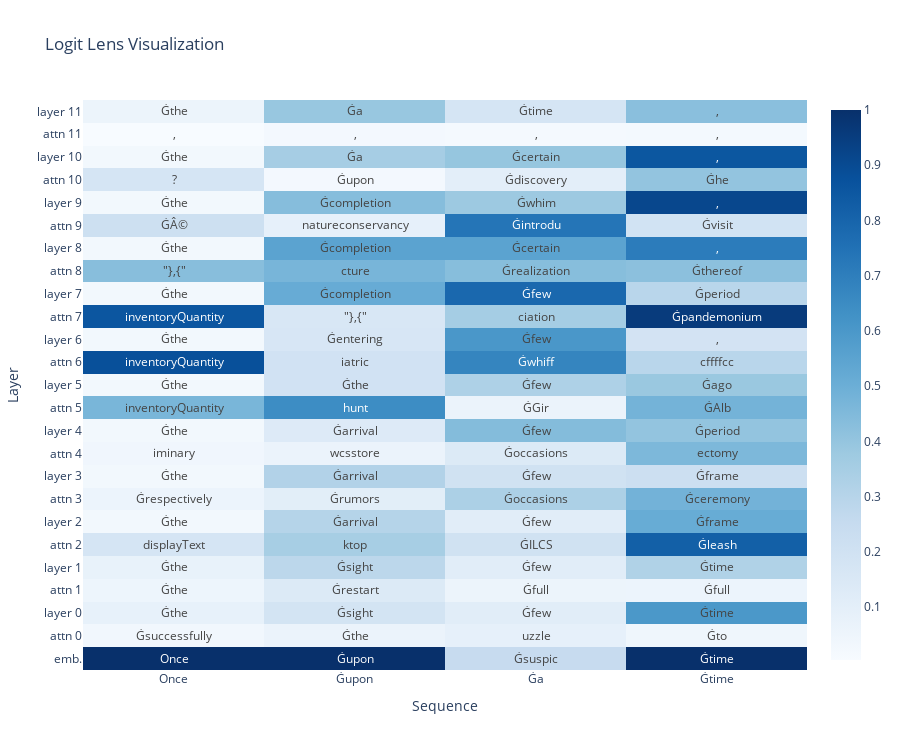

This figure's notebook cell:
### Code cell
# Sample input text
input_text = "Once upon a time"

# Tokenize the input text
inputs = tokenizer(input_text, return_tensors="pt")

# Generate text
with (
    torch.no_grad(),
    LogitLens(model, post_emb=True, post_attn=True, post_layer=True, topn=5) as ll,
):
    model(**inputs)
    ll_result = ll.get_results()

fig = visualize_layer_results(
    result=ll_result[0],
    input_ids=inputs["input_ids"][0],
    tokenizer=tokenizer,
)
fig

### Figure 1 — Plotly figure (JSON) as saved in the notebook; plotly's stock layout.template omitted (floating-point values rounded to 4 significant figures)
{"data": [{"colorscale": [[0, "rgb(247,251,255)"], [0.125, "rgb(222,235,247)"], [0.25, "rgb(198,219,239)"], [0.375, "rgb(158,202,225)"], [0.5, "rgb(107,174,214)"], [0.625, "rgb(66,146,198)"], [0.75, "rgb(33,113,181)"], [0.875, "rgb(8,81,156)"], [1, "rgb(8,48,107)"]], "hovertemplate": "<b>Input:</b> %{x}<br><b>Layer:</b> %{y}<br><br>%{hovertext}", "hovertext": [["1.00:Once<br>0.00:ccording<br>0.00:Ġchalleng<br>0.00:ĠOnce<br>0.00:Ġmathemat", "1.00:Ġupon<br>0.00:upon<br>0.00:ĠUpon<br>0.00:Upon<br>0.00:Ġchalleng", "0.25:Ġsuspic<br>0.19:Ġnodd<br>0.18:Ġmathemat<br>0.16:Ġtremend<br>0.09:Ġchalleng", "1.00:Ġtime<br>0.00:time<br>0.00:Time<br>0.00:ĠTIME<br>0.00:ĠTime"], ["0.04:Ġsuccessfully<br>0.01:Ġthe<br>0.01:Ġa<br>0.01:Ġout<br>0.01:Ġ10", "0.06:Ġthe<br>0.02:Ġa<br>0.01:Ġthis<br>0.01:Ġtrick<br>0.01:Ġto", "0.09:uzzle<br>0.06:Ġslow<br>0.05:Ġfull<br>0.03:Ġtrick<br>0.03:Ġfall", "0.04:Ġto<br>0.02:Ġtime<br>0.02:Ġof<br>0.02:Ġorder<br>0.01:Ġdev"], ["0.09:Ġthe<br>0.03:Ġyou<br>0.03:Ċ<br>0.02:Ġa<br>0.02:Ġmore", "0.19:Ġsight<br>0.12:Ġthe<br>0.07:Ġupon<br>0.03:Ġentering<br>0.03:Ġreceiving", "0.11:Ġfew<br>0.06:Ġnew<br>0.06:Ġvery<br>0.03:Ġfull<br>0.03:Ġsteady", "0.60:Ġtime<br>0.03:Ġframe<br>0.03:zone<br>0.02:ĠTime<br>0.02:frames"], ["0.05:Ġthe<br>0.02:Ġin<br>0.02:Ġa<br>0.02:,<br>0.01:Ġit", "0.14:Ġrestart<br>0.12:Ġpressed<br>0.06:Ġfull<br>0.05:Ġreapp<br>0.05:Ġlaunched", "0.06:Ġfull<br>0.06:Ġgone<br>0.05:Ġpur<br>0.05:Ġrestart<br>0.04:Ġwent", "0.06:Ġfull<br>0.05:uke<br>0.04:Ġbloom<br>0.04:Ġstart<br>0.04:Ġadvent"], ["0.08:Ġthe<br>0.05:,<br>0.03:Ġa<br>0.03:Ċ<br>0.03:Ġand", "0.29:Ġsight<br>0.12:Ġarrival<br>0.07:Ġentering<br>0.06:Ġreturn<br>0.06:Ġthe", "0.12:Ġfew<br>0.09:Ġnew<br>0.07:Ġfull<br>0.04:Ġsteady<br>0.04:Ġpiece", "0.32:Ġtime<br>0.24:Ġframe<br>0.07:frames<br>0.05:frame<br>0.02:zone"], ["0.17:displayText<br>0.04:Ġredes<br>0.03:ktop<br>0.03:ĠBras<br>0.01:nexus", "0.35:ktop<br>0.08:displayText<br>0.05:ĠShin<br>0.03:Ġconject<br>0.02:ĠBras", "0.20:ĠILCS<br>0.07:cffffcc<br>0.05:Ġoccasions<br>0.05:Ġbehalf<br>0.05:Ġpersuasion", "0.82:Ġleash<br>0.04:cale<br>0.02:Ġreservation<br>0.01:)-<br>0.01:ringe"], ["0.03:Ġthe<br>0.03:,<br>0.02:Ġand<br>0.02:Ġa<br>0.01:Ċ", "0.30:Ġarrival<br>0.22:Ġsight<br>0.12:Ġentering<br>0.10:Ġreturn<br>0.03:Ġthe", "0.11:Ġfew<br>0.10:Ġnew<br>0.10:Ġpiece<br>0.05:Ġcouple<br>0.05:Ġlot", "0.51:Ġframe<br>0.07:frames<br>0.07:zone<br>0.05:Ġinterval<br>0.04:frame"], ["0.06:Ġrespectively<br>0.04:asio<br>0.03:BuyableInstoreAndOnline<br>0.02:Ġrumors<br>0.02:ĠReincarn", "0.11:Ġrumors<br>0.06:ĠReincarn<br>0.05:Ġmer<br>0.03:Ġmerge<br>0.02:Ġantiquity", "0.33:Ġoccasions<br>0.10:Ġpeninsula<br>0.09:Ġwhim<br>0.07:Ġpassage<br>0.06:ĠPassage", "0.48:Ġceremony<br>0.06:Ġpassage<br>0.05:Ġcourse<br>0.04:assian<br>0.03:ĠFeast"], ["0.03:Ġthe<br>0.03:,<br>0.02:Ġand<br>0.02:Ġa<br>0.01:Ċ", "0.32:Ġarrival<br>0.23:Ġreturn<br>0.17:Ġentering<br>0.06:Ġcompletion<br>0.03:Ġthe", "0.20:Ġfew<br>0.12:Ġsuccessful<br>0.09:Ġlarge<br>0.06:Ġpiece<br>0.05:Ġnew", "0.22:Ġframe<br>0.15:Ġperiod<br>0.12:Ġlapse<br>0.10:Ġcapsule<br>0.09:Ġinterval"], ["0.04:iminary<br>0.04:Ġacquaintance<br>0.03:=\"#<br>0.03:etime<br>0.03:ĠNegro", "0.07:wcsstore<br>0.06:ĠAwoken<br>0.05:Ġnote<br>0.05:=\"#<br>0.05:ĠGreenberg", "0.14:Ġoccasions<br>0.10:Ġemergence<br>0.09:otide<br>0.08:iak<br>0.07:Ġhesitation", "0.46:ectomy<br>0.09:assian<br>0.04:earance<br>0.03:ĠAuthorization<br>0.03:isel"], ["0.03:Ġthe<br>0.03:,<br>0.02:Ġand<br>0.02:Ġa<br>0.01:Ċ", "0.13:Ġarrival<br>0.13:Ġthe<br>0.11:Ġentering<br>0.09:Ġreturn<br>0.07:Ġsight", "0.44:Ġfew<br>0.06:Ġlarge<br>0.06:Ġsuccessful<br>0.05:Ġcouple<br>0.05:Ġpiece", "0.40:Ġperiod<br>0.15:Ġframe<br>0.07:Ġwhen<br>0.06:Ġhorizon<br>0.04:Ġago"], ["0.47:inventoryQuantity<br>0.26:BuyableInstoreAndOnline<br>0.07:obyl<br>0.06:soType<br>0.05:racuse", "0.64:hunt<br>0.17:urnal<br>0.02:Ġfruitful<br>0.01:ĠRebell<br>0.01:acter", "0.06:ĠGir<br>0.06:Ġâĵĺ<br>0.06:ĠNEC<br>0.05:Ġgib<br>0.05:ĠNev", "0.48:ĠAlb<br>0.02:ĠGir<br>0.02:Ġocc<br>0.02:ĠHard<br>0.02:ĠHammond"], ["0.03:Ġthe<br>0.03:,<br>0.02:Ġand<br>0.01:Ġa<br>0.01:Ċ", "0.20:Ġthe<br>0.10:Ġentering<br>0.08:Ġupon<br>0.07:Ġbehold<br>0.05:Ġarrival", "0.33:Ġfew<br>0.11:Ġpiece<br>0.06:Ġsuccessful<br>0.04:Ġwhim<br>0.04:Ġcertain", "0.39:Ġago<br>0.08:Ġperiod<br>0.07:Ġframe<br>0.06:Ġwhen<br>0.04:,"], ["0.88:inventoryQuantity<br>0.02:-|<br>0.02:iatric<br>0.01:eteria<br>0.01:iferation", "0.20:iatric<br>0.13:ocene<br>0.10:inventoryQuantity<br>0.05:âĹ¼<br>0.04:adic", "0.68:Ġwhiff<br>0.07:Ġglimpse<br>0.04:Ġglance<br>0.03:*/(<br>0.03:Ġglimps", "0.29:cffffcc<br>0.07:ocious<br>0.07:Ġmillennium<br>0.07:Ġmillennia<br>0.05:urious"], ["0.03:Ġthe<br>0.03:,<br>0.02:Ġand<br>0.01:Ġa<br>0.01:Ċ", "0.17:Ġentering<br>0.13:Ġthe<br>0.05:Ġever<br>0.05:Ġsight<br>0.05:Ġbehold", "0.60:Ġfew<br>0.08:Ġcertain<br>0.04:Ġpiece<br>0.04:Ġcouple<br>0.03:Ġbrief", "0.19:,<br>0.19:Ġperiod<br>0.18:Ġframe<br>0.14:Ġago<br>0.06:Ġwhen"], ["0.85:inventoryQuantity<br>0.04:\"},{\"<br>0.03:BuyableInstoreAndOnline<br>0.03:soDeliveryDate<br>0.01:iatric", "0.16:\"},{\"<br>0.16:ogenesis<br>0.14:\"}],\"<br>0.08:imester<br>0.07:urnal", "0.35:ciation<br>0.18:Ġdawn<br>0.17:iatus<br>0.12:Ġoccasion<br>0.05:Ġrealization", "0.96:Ġpandemonium<br>0.01:Ġoccasion<br>0.00:Ġrealization<br>0.00:Ġthere<br>0.00:Ġreorgan"], ["0.03:Ġthe<br>0.03:,<br>0.02:Ġand<br>0.01:Ġa<br>0.01:Ċ", "0.51:Ġcompletion<br>0.30:Ġarrival<br>0.06:Ġentering<br>0.02:Ġawhile<br>0.02:Ġthe", "0.79:Ġfew<br>0.14:Ġcertain<br>0.03:Ġpiece<br>0.01:Ġwhim<br>0.00:Ġcouple", "0.29:Ġperiod<br>0.23:,<br>0.11:Ġthere<br>0.10:Ġframe<br>0.07:Ġwe"], ["0.43:\"},{\"<br>0.18:utenberg<br>0.03:laughs<br>0.03:Laughs<br>0.02:\",\"", "0.47:cture<br>0.07:Upon<br>0.04:anye<br>0.04:\":[<br>0.02:Ġmoment", "0.43:Ġrealization<br>0.29:pring<br>0.09:Ġexistence<br>0.04:cture<br>0.02:Ġinstance", "0.42:Ġthereof<br>0.31:Ġthereto<br>0.14:Ġupon<br>0.10:Ġoccasion<br>0.01:Ġhath"], ["0.03:Ġthe<br>0.03:,<br>0.02:Ġand<br>0.01:Ġa<br>0.01:Ċ", "0.55:Ġcompletion<br>0.27:Ġarrival<br>0.07:Ġentering<br>0.03:Ġawhile<br>0.01:Ġthe", "0.55:Ġcertain<br>0.13:Ġfew<br>0.12:Ġwhim<br>0.06:Ġtime<br>0.02:Ġglance", "0.71:,<br>0.08:Ġthere<br>0.07:Ġperiod<br>0.04:Ġago<br>0.03:Ġwe"], ["0.22:ĠÂ©<br>0.08:\"},{\"<br>0.07:natureconservancy<br>0.06:\",\"<br>0.04:-\"", "0.09:natureconservancy<br>0.08:Completed<br>0.07:ieth<br>0.06:NetMessage<br>0.05:ĠCthulhu", "0.74:Ġintrodu<br>0.06:Ġacquaintance<br>0.04:Ġinspection<br>0.02:Ġrealization<br>0.02:Ġobservation", "0.19:Ġvisit<br>0.14:Ġencountering<br>0.11:Ġoccasion<br>0.05:Ġinspection<br>0.04:Ġacquaintance"], ["0.03:Ġthe<br>0.03:,<br>0.02:Ġand<br>0.01:Ġa<br>0.01:Ċ", "0.44:Ġcompletion<br>0.13:Ġarrival<br>0.11:Ġentering<br>0.06:Ġhearing<br>0.04:Ġa", "0.38:Ġwhim<br>0.21:Ġcertain<br>0.11:Ġsudden<br>0.10:Ġtime<br>0.05:Ġfew", "0.91:,<br>0.03:Ġthere<br>0.03:Ġwhen<br>0.01:Ġwe<br>0.01:Ġthey"], ["0.18:?<br>0.14::<br>0.04:?\"<br>0.04:Ġ:<br>0.03:\",\"", "0.03:Ġupon<br>0.01:Ġshall<br>0.01:Ġthe<br>0.01:Ġbefore<br>0.01:Ġonly", "0.10:Ġdiscovery<br>0.03:Ġbeing<br>0.02:Ġcompletion<br>0.02:Ġshe<br>0.02:Ġreturning", "0.40:Ġhe<br>0.17:,<br>0.06:Ġthere<br>0.05:Ġthe<br>0.03:Ġa"], ["0.03:Ġthe<br>0.03:,<br>0.02:Ġand<br>0.02:Ġa<br>0.01:Ċ", "0.35:Ġa<br>0.05:Ġthe<br>0.05:Ġcompletion<br>0.05:Ġentering<br>0.05:Ġarrival", "0.40:Ġcertain<br>0.12:Ġsudden<br>0.05:Ġtime<br>0.04:Ġsuccessful<br>0.03:Ġwhim", "0.85:,<br>0.05:Ġthere<br>0.03:Ġwhen<br>0.01:Ġit<br>0.01:Ġhe"], ["0.00:,<br>0.00:Ġthe<br>0.00:Ġand<br>0.00:.<br>0.00:Ċ", "0.02:,<br>0.02:Ġthe<br>0.02:Ġa<br>0.01:.<br>0.01:Ċ", "0.02:,<br>0.01:Ġthe<br>0.01:.<br>0.01:Ġa<br>0.01:Ċ", "0.02:,<br>0.01:Ġthe<br>0.01:Ġand<br>0.01:Ġa<br>0.01:Ġin"], ["0.06:Ġthe<br>0.04:,<br>0.03:Ġa<br>0.02:Ġto<br>0.02:Ġin", "0.39:Ġa<br>0.03:Ġentering<br>0.03:Ġthe<br>0.02:Ġan<br>0.02:Ġreturning", "0.18:Ġtime<br>0.08:Ġcertain<br>0.03:Ġmoment<br>0.03:Ġvisit<br>0.02:Ġwhile", "0.43:,<br>0.06:Ġthe<br>0.04:ĠI<br>0.04:Ġhe<br>0.03:Ġthere"]], "name": "", "text": [["Once", "Ġupon", "Ġsuspic", "Ġtime"], ["Ġsuccessfully", "Ġthe", "uzzle", "Ġto"], ["Ġthe", "Ġsight", "Ġfew", "Ġtime"], ["Ġthe", "Ġrestart", "Ġfull", "Ġfull"], ["Ġthe", "Ġsight", "Ġfew", "Ġtime"], ["displayText", "ktop", "ĠILCS", "Ġleash"], ["Ġthe", "Ġarrival", "Ġfew", "Ġframe"], ["Ġrespectively", "Ġrumors", "Ġoccasions", "Ġceremony"], ["Ġthe", "Ġarrival", "Ġfew", "Ġframe"], ["iminary", "wcsstore", "Ġoccasions", "ectomy"], ["Ġthe", "Ġarrival", "Ġfew", "Ġperiod"], ["inventoryQuantity", "hunt", "ĠGir", "ĠAlb"], ["Ġthe", "Ġthe", "Ġfew", "Ġago"], ["inventoryQuantity", "iatric", "Ġwhiff", "cffffcc"], ["Ġthe", "Ġentering", "Ġfew", ","], ["inventoryQuantity", "\"},{\"", "ciation", "Ġpandemonium"], ["Ġthe", "Ġcompletion", "Ġfew", "Ġperiod"], ["\"},{\"", "cture", "Ġrealization", "Ġthereof"], ["Ġthe", "Ġcompletion", "Ġcertain", ","], ["ĠÂ©", "natureconservancy", "Ġintrodu", "Ġvisit"], ["Ġthe", "Ġcompletion", "Ġwhim", ","], ["?", "Ġupon", "Ġdiscovery", "Ġhe"], ["Ġthe", "Ġa", "Ġcertain", ","], [",", ",", ",", ","], ["Ġthe", "Ġa", "Ġtime", ","]], "texttemplate": "%{text}", "type": "heatmap", "x": ["Once", "Ġupon", "Ġa", "Ġtime"], "y": ["emb.", "attn 0", "layer 0", "attn 1", "layer 1", "attn 2", "layer 2", "attn 3", "layer 3", "attn 4", "layer 4", "attn 5", "layer 5", "attn 6", "layer 6", "attn 7", "layer 7", "attn 8", "layer 8", "attn 9", "layer 9", "attn 10", "layer 10", "attn 11", "layer 11"], "z": [[1.0, 1.0, 0.2499, 1.0], [0.0357, 0.06334, 0.08777, 0.04317], [0.08538, 0.1863, 0.1124, 0.6003], [0.05259, 0.1383, 0.06052, 0.05629], [0.07645, 0.2852, 0.1159, 0.3203], [0.174, 0.3503, 0.2018, 0.8189], [0.0299, 0.3048, 0.1147, 0.5129], [0.05822, 0.1063, 0.3345, 0.4825], [0.02992, 0.3167, 0.2007, 0.2194], [0.0399, 0.06552, 0.1393, 0.4585], [0.02949, 0.1335, 0.4406, 0.4042], [0.4669, 0.644, 0.06328, 0.4806], [0.02886, 0.1984, 0.3276, 0.3866], [0.8809, 0.1984, 0.6768, 0.2926], [0.02852, 0.1659, 0.6023, 0.1876], [0.855, 0.1573, 0.3543, 0.9574], [0.02837, 0.5132, 0.7871, 0.2928], [0.4312, 0.4713, 0.4325, 0.4213], [0.02837, 0.5494, 0.5502, 0.7082], [0.2174, 0.08631, 0.7373, 0.1944], [0.02852, 0.4367, 0.3807, 0.9137], [0.1755, 0.02556, 0.1028, 0.4034], [0.02889, 0.3541, 0.3958, 0.854], [0.004003, 0.02365, 0.01864, 0.02172], [0.05858, 0.3915, 0.1766, 0.4269]]}], "layout": {"height": 750, "showlegend": false, "title": {"text": "Logit Lens Visualization"}, "xaxis": {"title": {"text": "Sequence"}}, "yaxis": {"title": {"text": "Layer"}}}}
